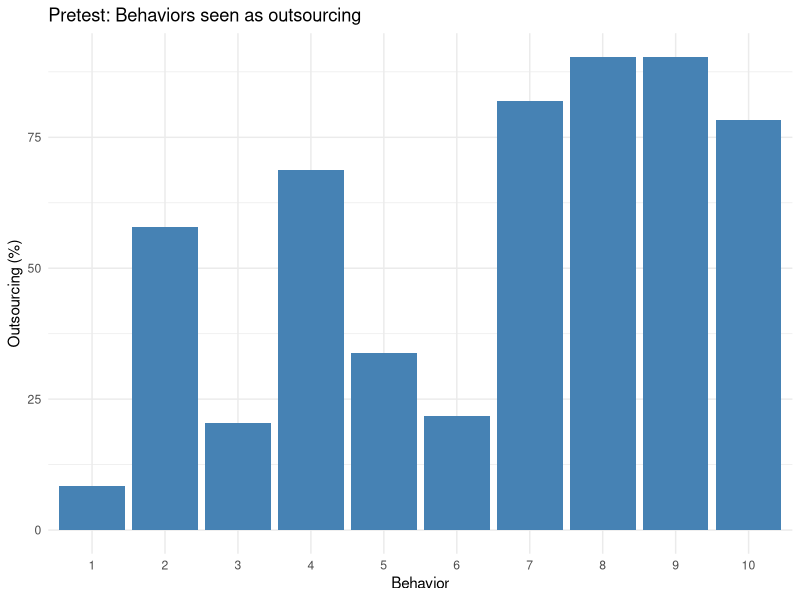
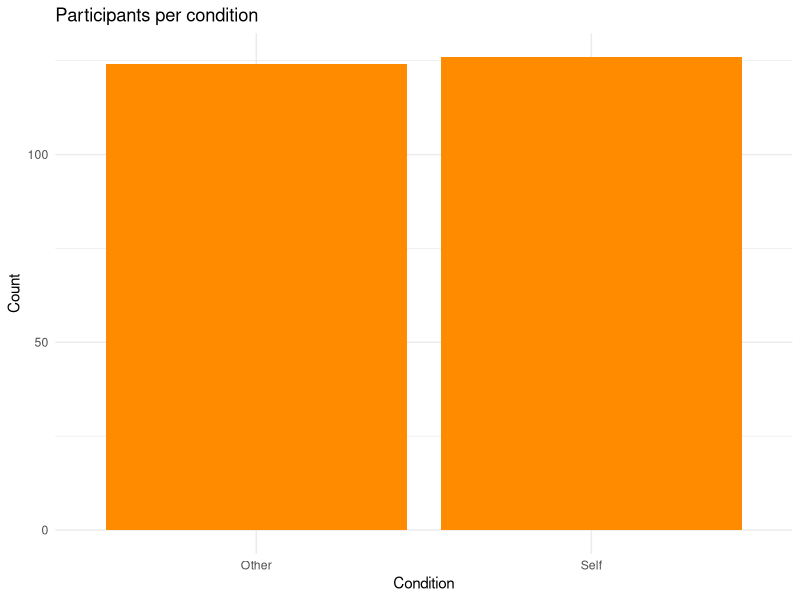
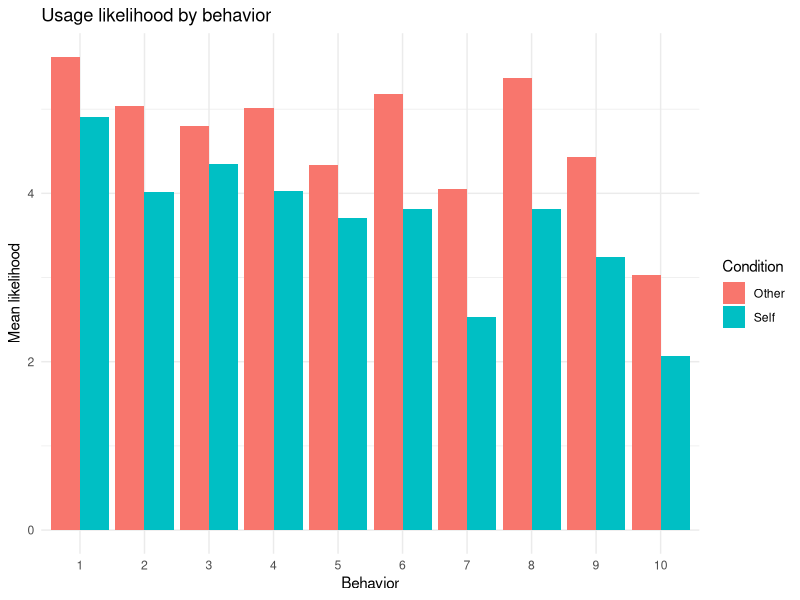
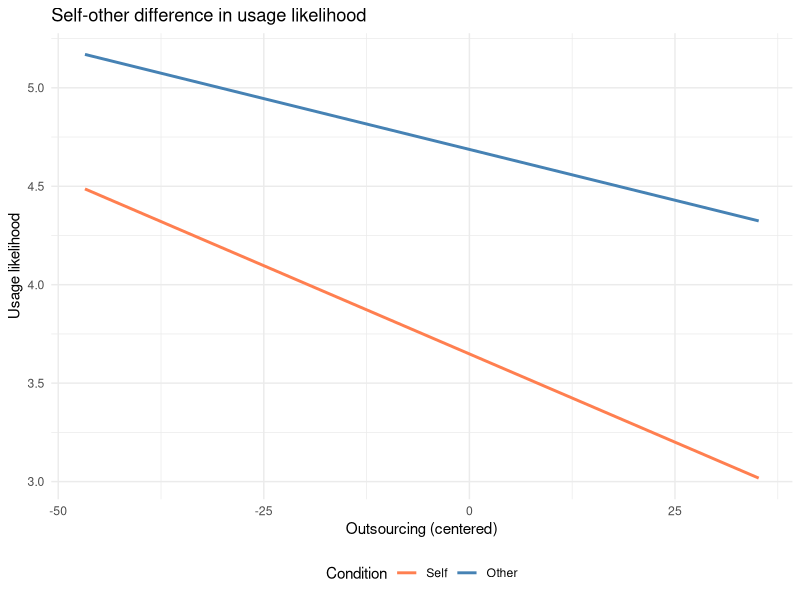
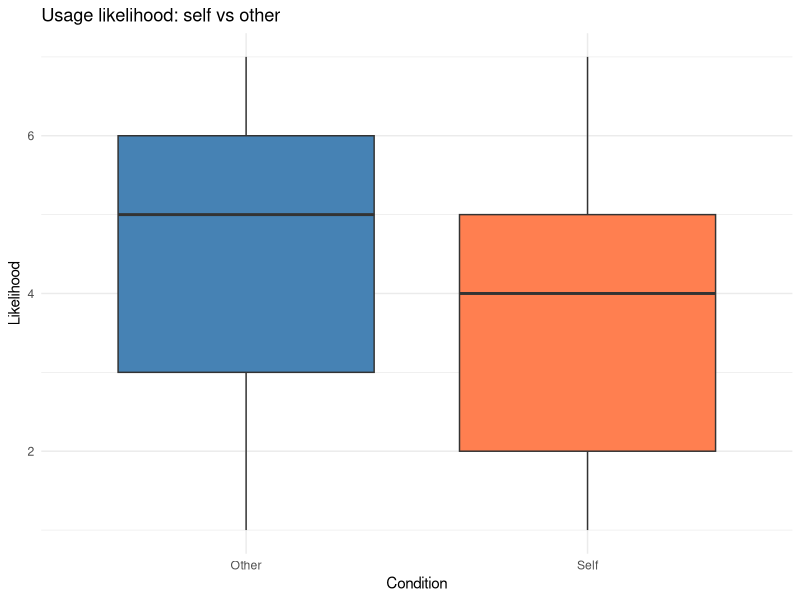

Source code (R) for these figures, in order:
## ---- chunk 1
knitr::opts_chunk$set(echo = TRUE, message = FALSE, warning = FALSE)
## ---- chunk 2
library(readxl)
library(dplyr)
library(tidyr)
library(ggplot2)
library(lme4)
library(emmeans)
## ---- chunk 3
pretest <- read_excel("Data_Study3_pretest_osf.xlsx")
pretest <- pretest[pretest$Progress == 100, ]
## ---- chunk 4
nrow(pretest)
## ---- chunk 5
table(pretest$gender)
prop.table(table(pretest$gender))
## ---- chunk 6
summary(pretest$age)
## ---- chunk 7
behavior_cols <- c("B1", "B2", "B3", "B4", "B5", "B6", "B7", "B8", "B9", "B10")

for (col in behavior_cols) {
  cat(col, "\n")
  print(round(prop.table(table(pretest[[col]])) * 100, 2))
}
## ---- chunk 8
outsource_pct <- data.frame(
  Behavior = 1:10,
  outsource = c(8.43, 57.83, 20.48, 68.67, 33.73, 21.69, 81.93, 90.36, 90.36, 78.31)
)

outsource_pct
## ---- chunk 9
ggplot(outsource_pct, aes(x = factor(Behavior), y = outsource)) +
  geom_col(fill = "steelblue") +
  labs(x = "Behavior", y = "Outsourcing (%)", title = "Pretest: Behaviors seen as outsourcing") +
  theme_minimal()
## ---- chunk 10
dat <- read_excel("Data_Study3_osf.xlsx")
dat <- dat[dat$Status == 0, ]
dat <- dat[dat$Progress == 100, ]
## ---- chunk 11
nrow(dat)
## ---- chunk 12
table(dat$gender)
prop.table(table(dat$gender))
## ---- chunk 13
summary(dat$age)
## ---- chunk 14
dat <- dat[
  dat$self != 1 |
    (!is.na(dat$B1_self) & !is.na(dat$B2_self) & !is.na(dat$B3_self) &
     !is.na(dat$B4_self) & !is.na(dat$B5_self) & !is.na(dat$B6_self) &
     !is.na(dat$B7_self) & !is.na(dat$B8_self) & !is.na(dat$B9_self) &
     !is.na(dat$B10_self)),
]

dat <- dat[
  dat$self != 0 |
    (!is.na(dat$B1_other) & !is.na(dat$B2_other) & !is.na(dat$B3_other) &
     !is.na(dat$B4_other) & !is.na(dat$B5_other) & !is.na(dat$B6_other) &
     !is.na(dat$B7_other) & !is.na(dat$B8_other) & !is.na(dat$B9_other) &
     !is.na(dat$B10_other)),
]
## ---- chunk 15
table(dat$self)
prop.table(table(dat$self))
## ---- chunk 16
cond_table <- as.data.frame(table(dat$self))
names(cond_table) <- c("Condition", "Count")
cond_table$Condition <- ifelse(cond_table$Condition == 1, "Self", "Other")

ggplot(cond_table, aes(x = Condition, y = Count)) +
  geom_col(fill = "darkorange") +
  labs(title = "Participants per condition") +
  theme_minimal()
## ---- chunk 17
dat$B1 <- ifelse(dat$self == 1, dat$B1_self, dat$B1_other)
dat$B2 <- ifelse(dat$self == 1, dat$B2_self, dat$B2_other)
dat$B3 <- ifelse(dat$self == 1, dat$B3_self, dat$B3_other)
dat$B4 <- ifelse(dat$self == 1, dat$B4_self, dat$B4_other)
dat$B5 <- ifelse(dat$self == 1, dat$B5_self, dat$B5_other)
dat$B6 <- ifelse(dat$self == 1, dat$B6_self, dat$B6_other)
dat$B7 <- ifelse(dat$self == 1, dat$B7_self, dat$B7_other)
dat$B8 <- ifelse(dat$self == 1, dat$B8_self, dat$B8_other)
dat$B9 <- ifelse(dat$self == 1, dat$B9_self, dat$B9_other)
dat$B10 <- ifelse(dat$self == 1, dat$B10_self, dat$B10_other)
## ---- chunk 18
dat_long <- dat %>%
  select(ResponseId, self, B1, B2, B3, B4, B5, B6, B7, B8, B9, B10) %>%
  pivot_longer(cols = starts_with("B"), names_to = "Behavior", values_to = "Likelihood")

dat_long$Behavior <- as.numeric(gsub("B", "", dat_long$Behavior))
## ---- chunk 19
dat_long$outsource <- outsource_pct$outsource[match(dat_long$Behavior, outsource_pct$Behavior)]
dat_long$outsource_centered <- dat_long$outsource - mean(dat_long$outsource)
## ---- chunk 20
summary(dat_long$Likelihood)
summary(dat_long$outsource_centered)
## ---- chunk 21
dat_long %>%
  group_by(self) %>%
  summarise(mean_likelihood = mean(Likelihood))
## ---- chunk 22
dat_long %>%
  group_by(Behavior) %>%
  summarise(mean_likelihood = mean(Likelihood))
## ---- chunk 23
means_plot <- dat_long %>%
  group_by(Behavior, self) %>%
  summarise(mean_likelihood = mean(Likelihood), .groups = "drop")

means_plot$Condition <- ifelse(means_plot$self == 1, "Self", "Other")
## ---- chunk 24
ggplot(means_plot, aes(x = factor(Behavior), y = mean_likelihood, fill = Condition)) +
  geom_col(position = "dodge") +
  labs(x = "Behavior", y = "Mean likelihood", title = "Usage likelihood by behavior") +
  theme_minimal()
## ---- chunk 25
mixedreg <- lmer(Likelihood ~ self * outsource_centered + (1 | ResponseId), data = dat_long)
summary(mixedreg)
## ---- chunk 26
probe <- emmeans(mixedreg, ~ self * outsource_centered,
                 at = list(outsource_centered = c(-40, -30, -20, -10, 0, 10, 20, 30)))
contrast(probe, "revpairwise", by = "outsource_centered")
## ---- chunk 27
dat_long$Condition <- ifelse(dat_long$self == 1, "Self", "Other")
plot_model <- lm(Likelihood ~ Condition * outsource_centered, data = dat_long)
## ---- chunk 28
plotdat <- expand.grid(
  Condition = c("Self", "Other"),
  outsource_centered = seq(min(dat_long$outsource_centered), max(dat_long$outsource_centered), length.out = 100)
)

plotdat$Likelihood <- predict(plot_model, newdata = plotdat)
## ---- chunk 29
ggplot(plotdat, aes(x = outsource_centered, y = Likelihood, color = Condition)) +
  geom_line(size = 1) +
  labs(
    x = "Outsourcing (centered)",
    y = "Usage likelihood",
    title = "Self-other difference in usage likelihood"
  ) +
  scale_color_manual(values = c("Self" = "coral", "Other" = "steelblue")) +
  theme_minimal() +
  theme(legend.position = "bottom")
## ---- chunk 30
ggplot(dat_long, aes(x = Condition, y = Likelihood, fill = Condition)) +
  geom_boxplot() +
  labs(title = "Usage likelihood: self vs other") +
  scale_fill_manual(values = c("Self" = "coral", "Other" = "steelblue")) +
  theme_minimal() +
  theme(legend.position = "none")
